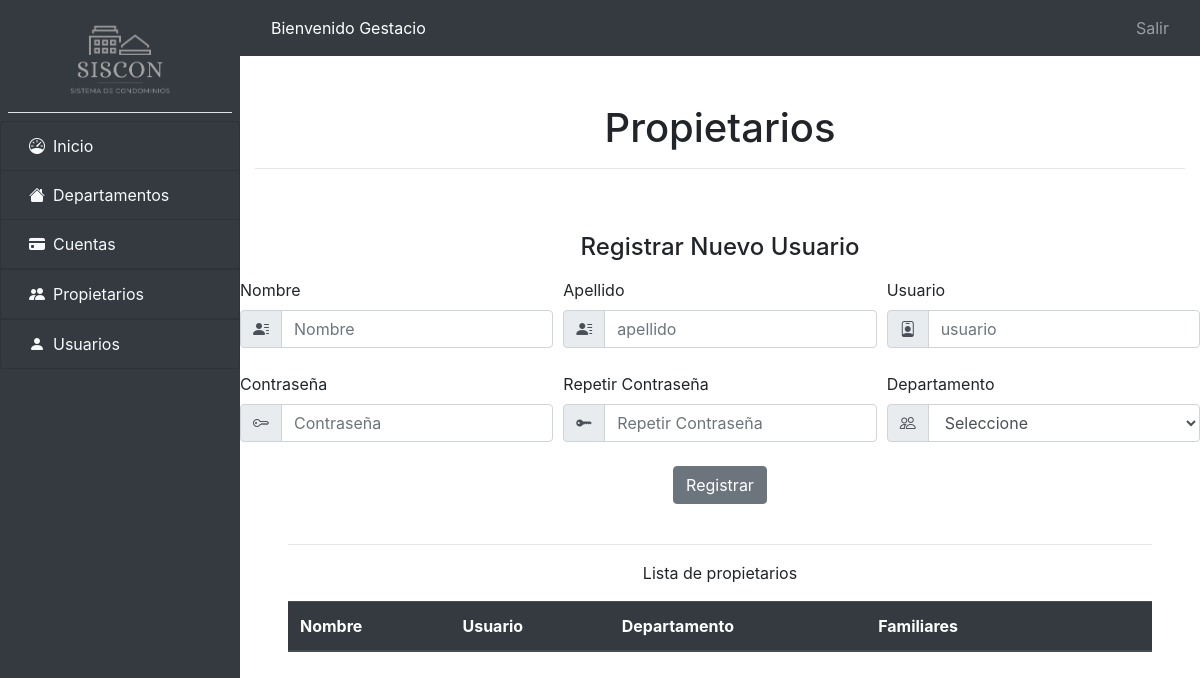
The app's page /propietarios/propietarios.php (signed in), older data.
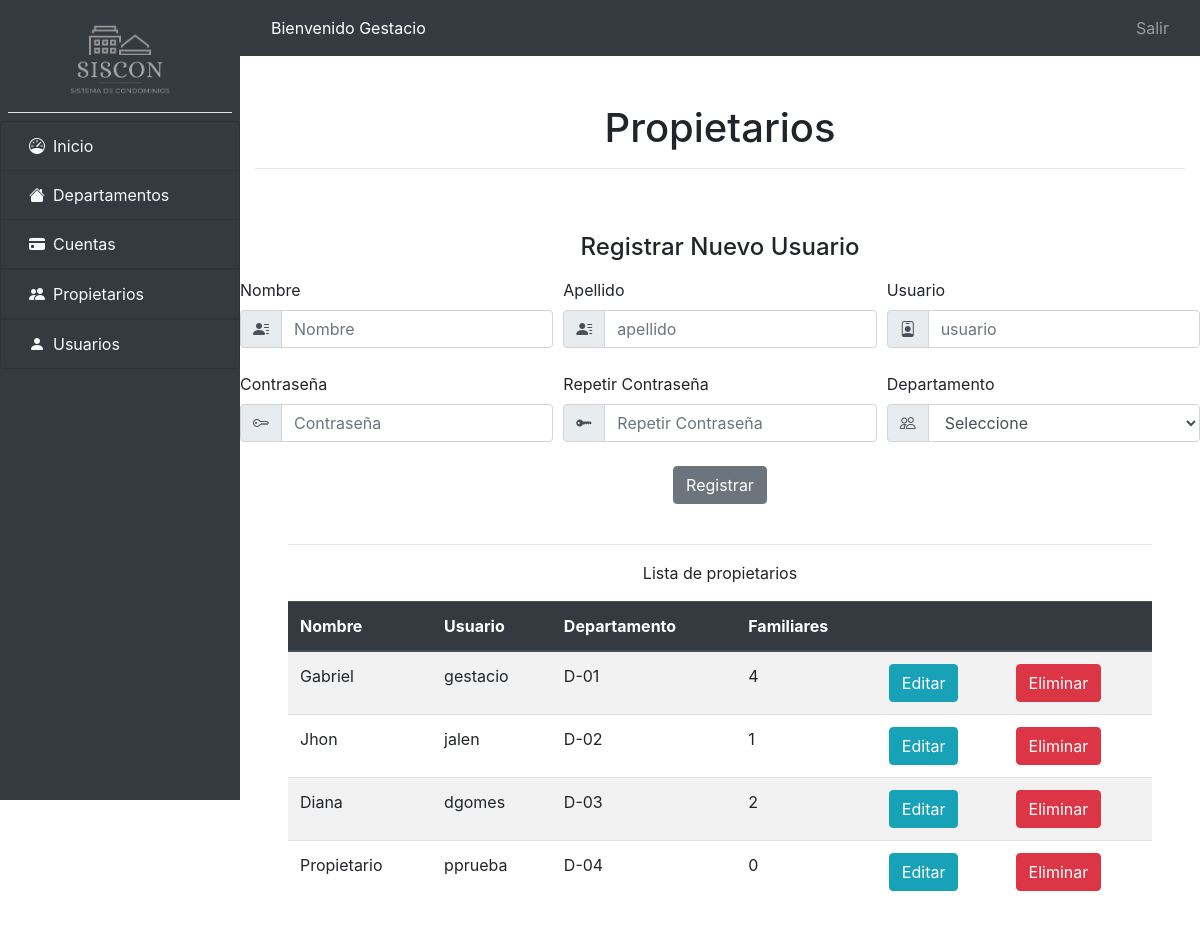
The same page, newer data.
### tables this page shows
CREATE TABLE `propietarios` (
  `id` int(11) NOT NULL,
  `nombre` varchar(200) NOT NULL,
  `apellido` varchar(200) NOT NULL,
  `usuario` varchar(200) NOT NULL,
  `contraseña` varchar(200) NOT NULL,
  `id_departamento` int(11) NOT NULL,
  `fcreacion` date NOT NULL DEFAULT current_timestamp()
);

CREATE TABLE `departamentos` (
  `id` int(11) NOT NULL,
  `departamento` varchar(50) NOT NULL,
  `fecha_creacion` date NOT NULL DEFAULT current_timestamp()
);

### Conexion.php (called while the page is built, shortened)
<?php
class Conexion
{
    public function conectar()
    {
        $servidor = 'localhost';
        $nombre_bd = 'siscon';
        $usuario = 'root';
        $password = '';
        $opciones = array(PDO::MYSQL_ATTR_INIT_COMMAND => 'SET NAMES utf8');
        try {
            $this->conexion = new PDO("mysql:host=" . $servidor . "; dbname=" . $nombre_bd, $usuario, $password, $opciones);
            return $this->conexion;
        } catch (Exception $e) {
            die("El error de Conexión es: " . $e->getMessage());
        }
    }
    public function selectAll($consulta)
    {
        $this->conexion = $this->conectar();
        $resultado = $this->conexion->prepare($consulta);
        $resultado->execute();
        return $resultado->fetchAll(PDO::FETCH_ASSOC);
    }
}
$conexion = new Conexion();

### propietarios/select_propietarios.php (called while the page is built)
<?php
$consulta = "SELECT *, departamento FROM `propietarios` INNER JOIN departamentos on departamentos.id = propietarios.id_departamento";
$propietarios = $conexion->selectAll($consulta);

### propietarios/select_familiares.php (called while the page is built, shortened)
<?php
$consulta = "SELECT COUNT(*) as count_familiares FROM familiares INNER JOIN propietarios ON propietarios.id = familiares.id_propietario GROUP BY id_propietario;";
$count_familiares = $conexion->selectAll($consulta);

### propietarios/propietarios.php (the view, shortened to what the changed rows need)
<?php include_once('../header.php'); ?>
<?php include_once('select_propietarios.php') ?>
<?php include_once('select_familiares.php') ?>
<div class="container">
    <div class="row justify-content-center">
        <div class="container px-5 my-3">
            <table class="table table-striped">
                <thead class="thead-dark">
                    <tr>
                        <th scope="col">Nombre</th>
                        <th scope="col">Usuario</th>
                        <th scope="col">Departamento</th>
                        <th scope="col">Familiares</th>
                        <th scope="col"></th>
                        <th scope="col"></th>
                    </tr>
                </thead>
                <tbody>
                    <?php for ($i=0; $i<count($propietarios); $i++): ?>
                        <tr>
                            <td><?php echo $propietarios[$i]['nombre'] ?></td>
                            <td><?php echo $propietarios[$i]['usuario'] ?></td>
                            <td><?php echo $propietarios[$i]['departamento'] ?></td>
                            <td><?php echo boolval($i < count($count_familiares)) ? $count_familiares[$i]['count_familiares'] : "0" ?></td>
                            <td>
                                <form action="editar_usuario.php" method="GET">
                                    <button class="btn btn-info" type="submit">Editar</button>
                                </form>
                            </td>
                            <td>
                                <form action="delete_usuario.php" method="POST">
                                    <button class="btn btn-danger" onclick="return confirm('Estás seguro de eliminar el usuario?')" type="submit">Eliminar</button>
                                </form>
                            </td>
                        </tr>
                    <?php endfor ?>
                </tbody>
            </table>
        </div>
    </div>
</div>
</div>
<?php include_once('../footer.php'); ?>

Row changes from the older to the newer data that the page shows:
added propietarios: nombre "Gabriel", usuario "gestacio", id_departamento.departamento "D-01", count_familiares "4"
added propietarios: nombre "Jhon", usuario "jalen", id_departamento.departamento "D-02", count_familiares "1"
added propietarios: nombre "Diana", usuario "dgomes", id_departamento.departamento "D-03", count_familiares "2"
added propietarios: nombre "Propietario", usuario "pprueba", id_departamento.departamento "D-04"
